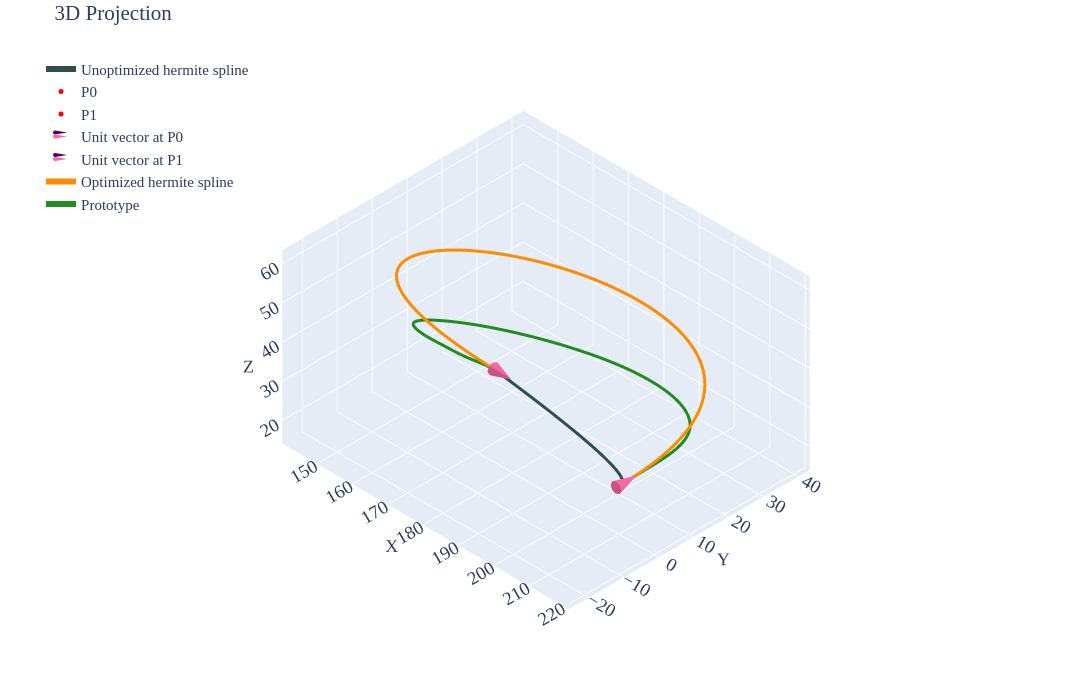

Here is the notebook cell this chart was saved with:
### Markdown cell above
## P3 Case 02

### Code cell
df=pd.read_csv('../data/2810/p3-case2.csv')
prt=df.iloc[10:,2:].reset_index(drop=True)

p0=df.iloc[5,2:].values.astype(float)    # Point0
p1=df.iloc[6,2:].values.astype(float)    # Point1
u0=df.iloc[8,2:].values.astype(float)    # Unit Vector @ Point0
u1=df.iloc[9,2:].values.astype(float)    # Unit Vector @ Point1
m0=df.iloc[2,1]                          # Magnitude for Vector1
m1=df.iloc[3,1]                          # Magnitude for Vector2
u0_init=u0*m0
u1_init=u1*m1
spl=utils.hermite(p0,p1,u0_init,u1_init,num_points=51)

tgt=utils.length(prt.values)             # Target spline length

def obj_fn(mag,prt_pts,p0,p1,u0,u1,n_points=100):
    m0=mag[0]
    m1=mag[1]    
    u0_scld=m0*u0
    u1_scld=m1*u1
    spl=utils.hermite(p0,p1,u0_scld,u1_scld,num_points=n_points)
    dist_err=abs(np.sum((spl-prt_pts)**2))
    return dist_err

def len_up(mag,prt_pts,p0,p1,u0,u1,n_points=100):
    return 2-(utils.length(utils.hermite(p0,p1,mag[0]*u0,mag[1]*u1,num_points=n_points))-utils.length(prt_pts))

def len_lo(mag,prt_pts,p0,p1,u0,u1,n_points=100):
    return 2+(utils.length(utils.hermite(p0,p1,mag[0]*u0,mag[1]*u1,num_points=n_points))-utils.length(prt_pts))

def len_eq(mag,prt_pts,p0,p1,u0,u1,n_points=100):
    return (utils.length(utils.hermite(p0,p1,mag[0]*u0,mag[1]*u1,num_points=n_points))-utils.length(prt_pts))

constraints=[
    {'type':'eq','fun':len_eq,'args':(prt.values,p0,p1,u0,u1)},
    # {'type':'ineq','fun':len_up,'args':(prt.values,p0,p1,u0,u1)},
    # {'type':'ineq','fun':len_lo,'args':(prt.values,p0,p1,u0,u1)}
]

sol=minimize(obj_fn,[1,1],args=(prt.values,p0,p1,u0,u1),method='SLSQP',constraints=constraints)
u0_final=sol.x[0]*u0
u1_final=sol.x[1]*u1
spl=utils.hermite(p0,p1,u0_init,u1_init,num_points=100)
spl_tgt=utils.hermite(p0,p1,u0_final,u1_final,num_points=100)

pd.DataFrame(spl_tgt, columns=['X','Y','Z']).to_csv('../data/2810/opt/p3-case2-opt.csv',index=False)

print(f'Length of the Prototype Spline: {utils.length(prt.values):.5f}')
print(f'Given target spline length: {tgt:.5f}')
print(f'Length of the Hermite Spline: {utils.length(spl.astype(float)):.5f}')
print(f'Achieved Length of the Hermite Spline: {utils.length(spl_tgt.astype(float)):.5f}')
print(f'\nMaximum Distance Deviation: {max(np.linalg.norm(spl_tgt-spl,axis=1)):.4f}')
print(f'Total Distance Deviation: {sum(np.linalg.norm(spl_tgt-spl,axis=1)):.4f}')
print(f'\nComputed Magnitude (M0, M1): {sol.x[0]:.4f}, {sol.x[1]:.4f}')

utils.plotter(spl,p0,p1,u0_init,u1_init,tgt=spl_tgt,prt=prt.values,cne=6,intr='d',tgt_label='Optimized hermite spline')
